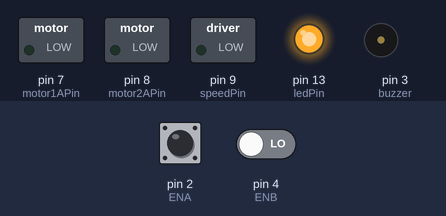
Simulated run of this sketch. Board: Arduino Uno, built with avr-gcc and run on an emulated ATmega328P. Shown: switched loads named in the sketch (green lamp = pin HIGH), output pins drawn as LEDs (lit = HIGH), buzzer (waves = sounding). The test bench sets the inputs (shaded band); at power-on: pin 2 (ENA) HIGH, pin 4 (ENB) LOW. What the sketch prints to the serial monitor is not drawn.

Above: at 1.2 s.
1.3 s: pin 2 (ENA) driven LOW
4.3 s: pin 2 (ENA) pulsed HIGH 2 times (0.12 s each, 0.3 s apart)
Timing chart, 0 to 7.3 s (numbered marks = the images above; inputs shaded):
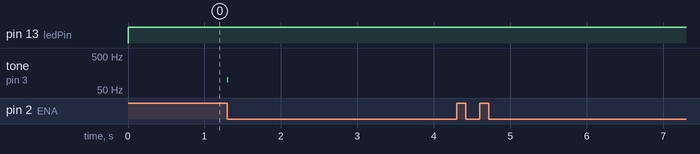

The sketch:

motor_driver_encoder.ino
```cpp
#define DEBUGSERIAL true

int speedPin = 9;      // H-bridge enable pin for speed control
int motor1APin = 7;     // H-bridge leg 1
int motor2APin = 8;     // H-bridge leg 2
int ledPin = 13;       // status LED
int ENA = 2; // pin D2 for channel A of encoder
int ENB = 4; // pin D4 for channel B of encoder
int buzzer = 3; // pwm pin D3 for buzzer

int motor_speed = 255; // value for motor speed
int encoderCount = 0;
int motor_enable = 1;

int limit = 1; //233; // need to figure this shit out
int lastLimit = limit;
// 280 pulses per revolution
// 280 / 360 * 300 = 233.33 --> pulse for limiting the motion to 300 degrees

// auto shutdown
int lastEncoderCount = encoderCount;
int lastEncoderChangeTimestamp = millis();
int lastEncoderChangeMsAgo = 0;
int stallThresholdMs = 500;

// uart stuff
String inputString = "";         // a String to hold incoming data
bool stringComplete = false;  // whether the string is complete

// test string for heartbeat
String heartbeat = "GOOD";

// test string for activate
String activate = "ACT";
// test string for retract
String retract = "RET";


void setup() {
  // put your setup code here, to run once:
  if (DEBUGSERIAL) {
    Serial.begin(9600);
  }
  pinMode(speedPin, OUTPUT);
  pinMode(motor1APin, OUTPUT);
  pinMode(motor2APin, OUTPUT);
  pinMode(ledPin, OUTPUT);

  pinMode(ENA, INPUT);
  pinMode(ENB, INPUT);

  attachInterrupt(digitalPinToInterrupt(ENA), readEncoder, FALLING);
}

void loop() {
  digitalWrite(ledPin, HIGH);
  // put your main code here, to run repeatedly:
  motorLogic();
  if (DEBUGSERIAL) {
    int sensor1 = digitalRead(ENA);
    //Serial.print("sensor1: ");
    //Serial.print(sensor1);
    //Serial.print(", ");
    int sensor2 = digitalRead(ENB);
    //Serial.print("sensor2: ");
    //Serial.print(sensor2);
    //Serial.println(", ");
  }

  if (encoderCount == lastEncoderCount && limit == lastLimit) {
    lastEncoderChangeMsAgo = millis() - lastEncoderChangeTimestamp;
  } else {
    lastEncoderChangeTimestamp = millis();
    lastEncoderChangeMsAgo = millis() - lastEncoderChangeTimestamp;
    lastLimit = limit;  // we are moving; we have a good limit
  }

  if (lastEncoderChangeMsAgo > stallThresholdMs) {
    motor_enable = false;
  } else {
    motor_enable = true;
  }

  noTone(buzzer);

  updateSerialMessage();

  handleUART();


  delay(20);
}

/*
  SerialEvent occurs whenever a new data comes in the hardware serial RX. This
  routine is run between each time loop() runs, so using delay inside loop can
  delay response. Multiple bytes of data may be available.
*/
void updateSerialMessage() {
  while (Serial.available()) {
    // get the new byte:
    char inChar = (char)Serial.read();
    // add it to the inputString:
    inputString += inChar;
    // if the incoming character is a newline, set a flag so the main loop can
    // do something about it:
    if (inChar == '\n') {
      stringComplete = true;
    }
  }
}


void handleUART() {


  if (stringComplete) {
    //Serial.print("handle uart: ");
    //Serial.println(inputString);

    boolean foundGood = true;
    boolean foundActivate = true;
    boolean foundRetract = true;

    for (int i = 0; i < 3; i++) {
      //Serial.print(inputString[i]);
      //Serial.print(" -- ");
      //Serial.println(heartbeat[i]);
      if (inputString[i] != heartbeat[i]) {
        foundGood = false;
      }
      if (inputString[i] != activate[i]) {
        foundActivate = false;
      }
      if (inputString[i] != retract[i]) {
        foundRetract = false;
      }
    }

    if (foundGood == true) {
      tone(buzzer, 2000, 1000);
    }

    if (foundActivate == true) {
      tone(buzzer, 1000, 100);
      activateFlaps();
    }

    if (foundRetract == true) {
      tone(buzzer, 500, 100);
      retractFlaps();
    }

    // clear the string:
    inputString = "";
    stringComplete = false;
  }

}

void activateFlaps() {
  limit = 233;
}

void retractFlaps() {
  limit = 1;
}


void motorLogic() {
  if (motor_enable == false) {
    brake();
    tone(buzzer, 100, 100);
  } else if (encoderCount < limit && !inErrorRange(encoderCount, limit, 10)) {
    drive(motor_speed);
  } else if (encoderCount > limit && !inErrorRange(encoderCount, limit, 10)) {
    drive(-motor_speed);
  } else {
    brake();
  }
}

bool inErrorRange(int a, int b, int range) {
  int tmp = a - b;
  if (tmp < 0) {
    tmp = -tmp;
  }
  if (tmp < range) {
    Serial.println("in range");
    return true;
  }
  return false;
}

void drive(int motorspeed) {
  if (motorspeed > 0) {
    // put motor in forward motion
    digitalWrite(motor1APin, LOW);
    // set leg 1 of the H-bridge low
    digitalWrite(motor2APin, HIGH);
    digitalWrite(speedPin, motorspeed);
  } else {
    digitalWrite(motor1APin, HIGH);
    digitalWrite(motor2APin, LOW);
    digitalWrite(speedPin, motorspeed);
  }
}

void brake() {
  Serial.print("brake");
  digitalWrite(motor1APin, LOW);
  digitalWrite(motor2APin, LOW);
}


void readEncoder() {
  Serial.println(encoderCount);
  if (digitalRead(ENB)) {
    encoderCount--;
  } else {
    encoderCount++;
  }
  motorLogic();
}
```

Measured:
- after the input at 1.3 s, tone on pin 3 (buzzer): silent → 100 Hz at once, → silent 0.01 s later
- after the input at 4.3 s, every drawn part: stays the same
